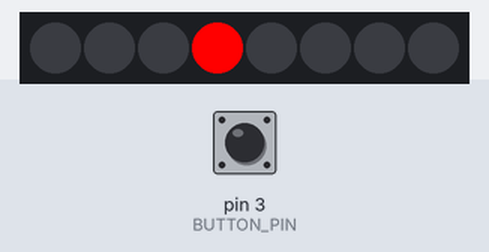
Recording of a sketch running on a simulated Arduino Nano, built with avr-gcc and run on an emulated ATmega328P. Parts: 8 RGB LEDs in strip order, left to right. The inputs (shaded band) are chosen by the test bench; at power-on: pin 3 (BUTTON_PIN) HIGH.

Above: at 1.25 s.
1.3 s: pin 3 (BUTTON_PIN) pulled LOW for 0.15 s
At 1.79 s:
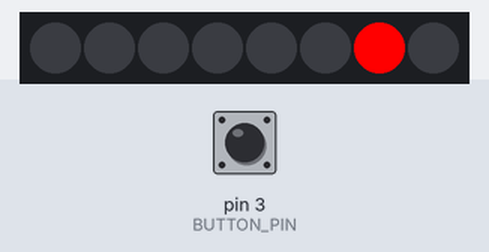
2.0 s: pin 3 (BUTTON_PIN) pulled LOW for 1 s
At 2.8 s:
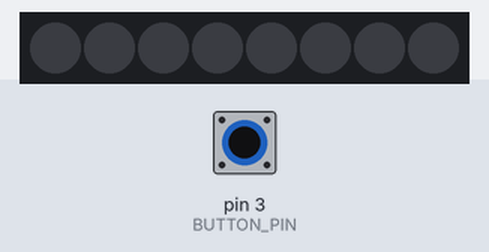
Timing chart, 0 to 9.6 s (numbered marks = the images above; inputs shaded):
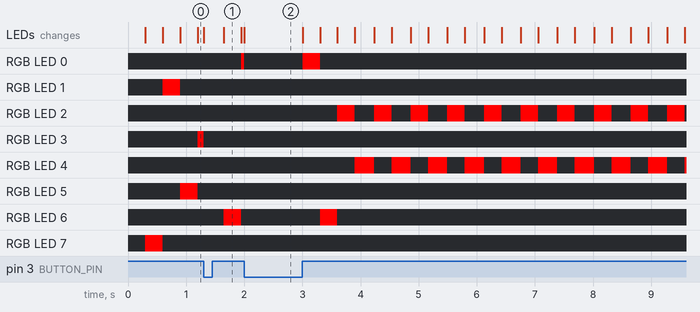

Measured:
- after the input at 1.3 s, the LEDs: first change at once (image 1 shows a later state)
- after the input at 2.0 s, the LEDs: change at once (image 2)

The sketch:

Sawtooth.ino
```cpp
/// @file    Blink.ino
/// @brief   Blink the first LED of an LED strip
/// @example Blink.ino

/*
 * Modified by Mark Olson for his Arduino class https://github.com/Mark-MDO47/ArduinoClass
 *
 * We are using an Arduino Nano with a USB mini-B connector
 *            V3.0 ATmega328P 5V 16M CH340 Compatible to Arduino Nano V3
 *            32Kbyte Flash (program storage), 2Kbyte SRAM, 1Kbyte EEPROM
 *            http://www.mouser.com/pdfdocs/Gravitech_Arduino_Nano3_0.pdf
 *            http://www.pighixxx.com/test/pinouts/boards/nano.pdf
 *
 * Sawtooth.ino is code for https://github.com/Mark-MDO47/ArduinoClass/tree/master/02_PersistenceOfVision/Part_B
 *
 * Persistence of Vision Sawtooth pattern
 */

 // connections:
//
// Nano pin 5V      LEDstick VCC
// Nano pin GND     LEDstick GND
// Nano pin D-7     LEDstick DIN
//
// Nano pin D-3     Button

#include <FastLED.h>

// How many leds in your strip?
#define NUM_LEDS 8 // Mark-MDO47 we have 8 LEDs

// For led chips like WS2812, which have a data line, ground, and power, you just
// need to define DATA_PIN.  For led chipsets that are SPI based (four wires - data, clock,
// ground, and power), like the LPD8806 define both DATA_PIN and CLOCK_PIN
// Clock pin only needed for SPI based chipsets when not using hardware SPI
#define DATA_PIN 7 // Mark-MDO47 we use pin 7 for LEDs
// #define CLOCK_PIN 13 // Mark-MDO47 we don't use CLOCK_PIN with this LED Strip

// Mark-MDO47 we will use a button
#define BUTTON_PIN 3 // Mark-MDO47 we use pin 3 for button

// Mark-MDO47 Sawtooth pattern repeat count
#define SAWTOOTH_CALLS_THEN_REPEAT 14 // the Sawtooth pattern does this many calls then repeats

// Variables will change:
// Generally, you should use "unsigned long" for variables that hold time
// The value will quickly become too large for an int to store
unsigned long previousMillis = 0;        // will store last time LED was updated

// Define the array of leds
CRGB fastled_array[NUM_LEDS];

// constants won't change:
const long interval = 1;           // interval at which to blink (milliseconds)

/////////////////////////////////////////////////////////////////////////////////////////////////////////
// sawtooth_phase(btn_pressed) - determine the state of what the phase of pattern generation is
//    returns: long int with either value >= 0 phase to blink or value < 0 paused
//
// btn_pressed - the pushbutton status; pressed==LOW, not-pressed==HIGH
//       btn_pressed LOW means reset to start of pattern and wait for btn_pressed HIGH
//       note that ONLY this routine interprets btn_pressed

long int sawtooth_phase(int btn_pressed) {
  static long int current_phase = -1;

  if (LOW == btn_pressed) {
    current_phase = -1; // reset pattern and pause
  } else {
    current_phase += 1;
    current_phase %= SAWTOOTH_CALLS_THEN_REPEAT; // loop through the number of calls before repeat
  }

  return(current_phase);
} // end sawtooth_phase()

/////////////////////////////////////////////////////////////////////////////////////////////////////////
// sawtooth_pause_pattern(blink_phase, ptrn_leds) -
//    fills ptrn_leds with all CRGB:Black
//    returns: none
//
// blink_phase - ignored
// ptrn_leds   - where to store the pattern

void sawtooth_pause_pattern(long int blink_phase, CRGB * ptrn_leds) {

  // pause pattern - all CRGB::Black
  for (long int i = 0; i < NUM_LEDS; i++) {
    ptrn_leds[i] = CRGB::Black;
  }

} // end sawtooth_pause_pattern()

/////////////////////////////////////////////////////////////////////////////////////////////////////////
// sawtooth_blink_pattern(blink_phase, ptrn_leds) -
//    fills ptrn_leds with next pattern based on blink_phase
//    returns: none
//
// blink_phase - long int, range 0-13
// ptrn_leds   - where to store the pattern

void sawtooth_blink_pattern(long int blink_phase, CRGB * ptrn_leds) {
  static const int led_on_array_per_call[SAWTOOTH_CALLS_THEN_REPEAT] = { 0, 1, 2, 3, 4, 5, 6, 7, 6, 5, 4, 3, 2, 1 };

  // blink pattern - all CRGB:Black except one CRGB::Red
  for (long int i = 0; i < NUM_LEDS; i++) {
    ptrn_leds[i] = CRGB::Black;
  }
  ptrn_leds[led_on_array_per_call[blink_phase]] = CRGB::Red;

} // end sawtooth_blink_pattern()

/////////////////////////////////////////////////////////////////////////////////////////////////////////
// sawtooth_fill_pattern(btn_pressed, ptrn_leds) -
//    returns: int with either value HIGH==blinked the LEDs or LOW==did not blink
//
// btn_pressed - the pushbutton status; pressed==LOW, not-pressed==HIGH
// ptrn_leds   - where to store the pattern

int sawtooth_fill_pattern(int btn_pressed, CRGB * ptrn_leds) {
  int did_blink = LOW;
  long int blink_phase = sawtooth_phase(btn_pressed);

  if (blink_phase < 0) {
    sawtooth_pause_pattern(blink_phase, ptrn_leds);
    did_blink = LOW;
  } else {
    sawtooth_blink_pattern(blink_phase, ptrn_leds);
    did_blink = HIGH;
  }

  return(did_blink);
} // end sawtooth_fill_pattern

/////////////////////////////////////////////////////////////////////////////////////////////////////////
// handle_leds(...) - get the pattern and then display on LEDs
//    returns: int with either value HIGH==blinked the LEDs or LOW==did not blink
//
// btn_pressed - the pushbutton status; pressed==LOW, not-pressed==HIGH
//       note that this routine does not know what to do with btn_pressed;
//       the pattern routines (in this case Sawtooth) know what to do with btn_pressed

int handle_leds(int btn_pressed) {
  int did_blink = sawtooth_fill_pattern(btn_pressed, fastled_array); // fill the pattern into RAM

  FastLED.show(); // show the pattern on LEDs

  return(did_blink); // HIGH if blink, LOW if pause
} // end handle_leds()

/////////////////////////////////////////////////////////////////////////////////////////////////////////
// handle_button(btn_pin) - determine the state of a single button or any digital input, HIGH or LOW
//    returns: int with either value HIGH or LOW
//
// btn_pin is the pin number of the digital pin we sense for the button, range 1-13 inclusive

int handle_button(int btn_pin) {
  return(digitalRead(btn_pin)); // the pushbutton status; pressed==LOW, not-pressed==HIGH
} // end handle_button()


void setup() {
  pinMode(BUTTON_PIN, INPUT_PULLUP); // digital INPUT_PULLUP means voltage HIGH unless grounded

  // ## Clockless types ##
  FastLED.addLeds<NEOPIXEL, DATA_PIN>(fastled_array, NUM_LEDS);  // GRB ordering is assumed
}

void loop() {
  // check to see if it's time to "blink" the LED strip; that is, if the difference
  // between the current time and last time you blinked the LED is bigger than
  // the interval at which you want to blink the LED.
  unsigned long currentMillis = millis();

  // Mark-MDO47 the pushbutton status; pressed==LOW, not-pressed==HIGH
  int button_up = handle_button(BUTTON_PIN);

  if (currentMillis - previousMillis >= interval) {
    // save the last time you blinked the LED
    previousMillis = currentMillis;

    handle_leds(button_up); // Mark-MDO47 generate pattern to display and display it
  }
}
```
